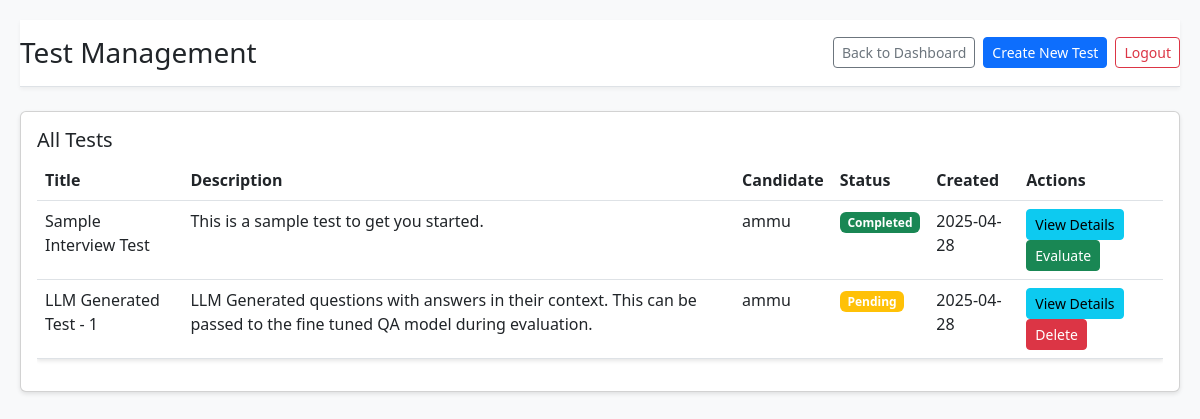
The page /admin/tests (signed in) on the database its author committed.
### app.py (models this page shows)
class Test(db.Model):
    id = db.Column(db.Integer, primary_key=True)
    title = db.Column(db.String(100), nullable=False)
    description = db.Column(db.Text)
    candidate_id = db.Column(db.Integer, db.ForeignKey('candidate.id'), nullable=False)
    created_at = db.Column(db.DateTime, default=datetime.utcnow)
    status = db.Column(db.String(20), default='Pending')  # Pending, In Progress, Completed
    questions = db.relationship('Question', backref='test', lazy=True)

class Candidate(db.Model):
    id = db.Column(db.Integer, primary_key=True)
    name = db.Column(db.String(100), nullable=False)
    position = db.Column(db.String(100), nullable=False)
    score = db.Column(db.Float, default=0.0)
    feedback_status = db.Column(db.String(20), default='Pending')
    created_at = db.Column(db.DateTime, default=datetime.utcnow)
    tests = db.relationship('Test', backref='candidate', lazy=True)

### app.py (the view)
@app.route('/admin/tests')
@login_required
@role_required('admin')
def admin_tests():
    tests = Test.query.all()
    return render_template('admin_tests.html', tests=tests)

### app.py (called while the page is built)
def login_required(f):
    @wraps(f)
    def decorated_function(*args, **kwargs):
        if 'user' not in session:
            flash('Please log in first.', 'warning')
            return redirect(url_for('login'))
        return f(*args, **kwargs)
    return decorated_function

def role_required(role):
    def decorator(f):
        @wraps(f)
        def decorated_function(*args, **kwargs):
            if 'user' not in session or session['role'] != role:
                flash(f'You do not have permission to access this page.', 'danger')
                return redirect(url_for('login'))
            return f(*args, **kwargs)
        return decorated_function
    return decorator

### templates/admin_tests.html (shortened to what this page needs)
<!DOCTYPE html>
<html lang="en">
<head>
    <link href="https://cdn.jsdelivr.net/npm/bootstrap@5.3.0/dist/css/bootstrap.min.css" rel="stylesheet">
    <link rel="stylesheet" href="{{ url_for('static', filename='css/style.css') }}">
</head>
<body>
    <div class="container-fluid">
        <header class="py-3 border-bottom">
            <div class="d-flex justify-content-between align-items-center">
                <h1 class="h3 mb-0">Test Management</h1>
                <div class="d-flex align-items-center">
                    <a href="{{ url_for('admin_dashboard') }}" class="btn btn-outline-secondary btn-sm me-2">Back to Dashboard</a>
                    <a href="{{ url_for('create_test') }}" class="btn btn-primary btn-sm me-2">Create New Test</a>
                    <a href="{{ url_for('logout') }}" class="btn btn-outline-danger btn-sm">Logout</a>
                </div>
            </div>
        </header>
        <div class="row mt-4">
            <div class="col-12">
                <div class="card">
                    <div class="card-body">
                        <h5 class="card-title">All Tests</h5>
                        {% if tests %}
                            <div class="table-responsive">
                                <table class="table">
                                    <thead>
                                        <tr>
                                            <th>Title</th>
                                            <th>Description</th>
                                            <th>Candidate</th>
                                            <th>Status</th>
                                            <th>Created</th>
                                            <th>Actions</th>
                                        </tr>
                                    </thead>
                                    <tbody>
                                        {% for test in tests %}
                                        <tr>
                                            <td>{{ test.title }}</td>
                                            <td>{{ test.description }}</td>
                                            <td>{{ test.candidate.name }}</td>
                                            <td>
                                                {% if test.status == 'Pending' %}
                                                    <span class="badge bg-warning">Pending</span>
                                                {% elif test.status == 'In Progress' %}
                                                    <span class="badge bg-primary">In Progress</span>
                                                {% else %}
                                                    <span class="badge bg-success">Completed</span>
                                                {% endif %}
                                            </td>
                                            <td>{{ test.created_at.strftime('%Y-%m-%d') }}</td>
                                            <td>
                                                <button class="btn btn-sm btn-info view-test" data-id="{{ test.id }}">
                                                    View Details
                                                </button>
                                                {% if test.status == 'Completed' %}
                                                    <a href="{{ url_for('evaluate_test', test_id=test.id) }}"
                                                       class="btn btn-sm btn-success">
                                                        Evaluate
                                                    </a>
                                                {% endif %}
                                                {% if test.status == 'Pending' %}
                                                    <button class="btn btn-sm btn-danger delete-test" data-id="{{ test.id }}">
                                                        Delete
                                                    </button>
                                                {% endif %}
                                            </td>
                                        </tr>
                                        {% endfor %}
                                    </tbody>
                                </table>
                            </div>
                        {% else %}
                            <div class="alert alert-info">
                                No tests have been created yet. Click "Create New Test" to get started.
                            </div>
                        {% endif %}
                    </div>
                </div>
            </div>
        </div>
    </div>
</body>
</html>

### static/css/style.css (style rules this page uses)
body { background-color: #f8f9fa; font-family: 'Segoe UI', Tahoma, Geneva, Verdana, sans-serif; }
.container-fluid { max-width: 1400px; margin: 0 auto; padding: 20px; }
header { background-color: #fff; box-shadow: 0 2px 4px rgba(0,0,0,0.05); }
.table { background-color: #fff; box-shadow: 0 2px 4px rgba(0,0,0,0.1); }
.card { box-shadow: 0 2px 4px rgba(0,0,0,0.1); margin-bottom: 20px; }

### rows shown on the page
Test: title "Sample Interview Test", description "This is a sample test to get you started.", candidate.name "ammu", status "Completed", created_at "2025-04-28"
Test: title "LLM Generated Test - 1", description "LLM Generated questions with answers in their context. This can be passed to the fine tuned QA model during evaluation.", candidate.name "ammu", status "Pending", created_at "2025-04-28"
